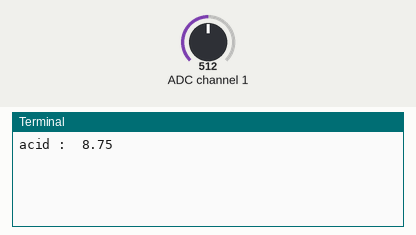
Recording of a program running on a simulated Raspberry Pi (BCM pin numbers). Parts: the last lines printed to the terminal. The inputs (shaded band) are chosen by the test bench; at power-on: ADC channel 1 = 512 (analog values on the 0–1023 scale).

Above: at 1.2 s.
1.3 s: ADC channel 1 set to 716
At 2.6 s:
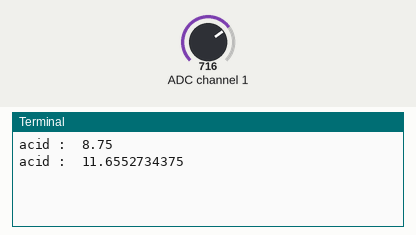
2.8 s: ADC channel 1 set to 900
At 3.6 s:
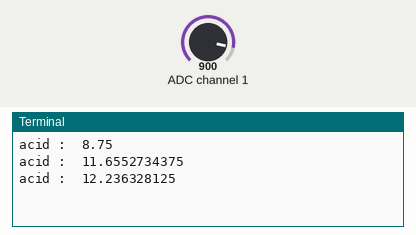
Timing chart, 0 to 5.8 s (numbered marks = the images above; inputs shaded):
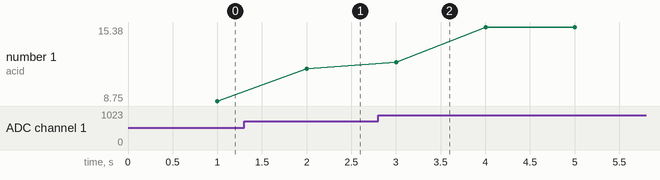

Measured:
- after the input at 1.3 s, the terminal: prints a new line after 0.70 s (image 1)
- plotted number 1: 8.75 → 11.66 after the input at 1.3 s, 11.66 → 15.38 after the input at 2.8 s

The program:

SEN0161.py
```python
import spidev
from time import sleep
import os
import sys

#pH Sensor Sample
sample = 10
sampleValue = []

spi = spidev.SpiDev()
spi.open(0,0)
spi.max_speed_hz = 1000000

def adc_read(channel):
    r = spi.xfer2([1, (0x08+channel)<<4, 0])
    adc_out = ((r[1]&0x03)<<8) + r[2]
    return adc_out

def phSensor_read(channel):
    for i in range(sample):
        adc = adc_read(channel)
        sampleValue.append(adc)
        sleep(0.10)

    sampleValue.sort()

    avg = 0
    for i in range(2, 8):
        avg += sampleValue[i]

    phValue = float(avg * 5 / 1024 /6)
    phValue = float(3.5 * phValue)

    print("acid : ", phValue)
    sampleValue.clear()

try:
    while True:
        phSensor_read(1)
except keyboardInterrupt:
    sleep(1)
    io.cleanup()
```
